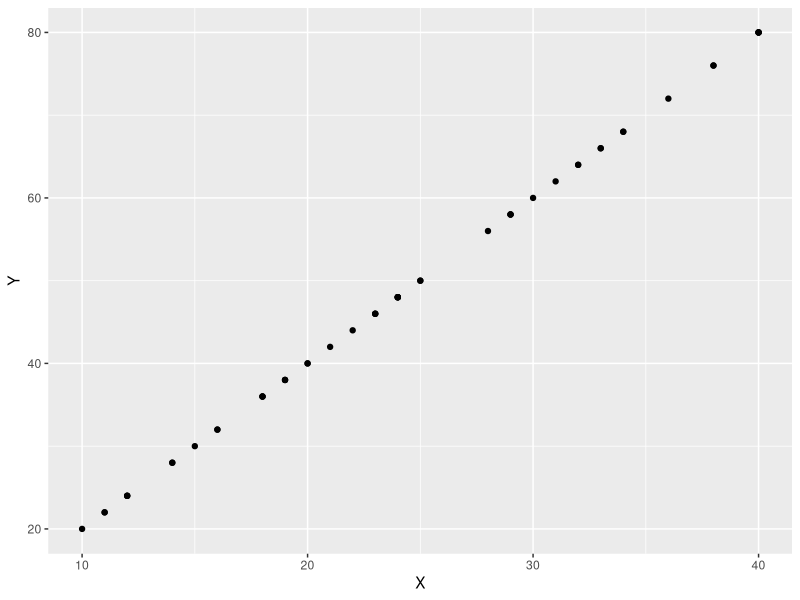
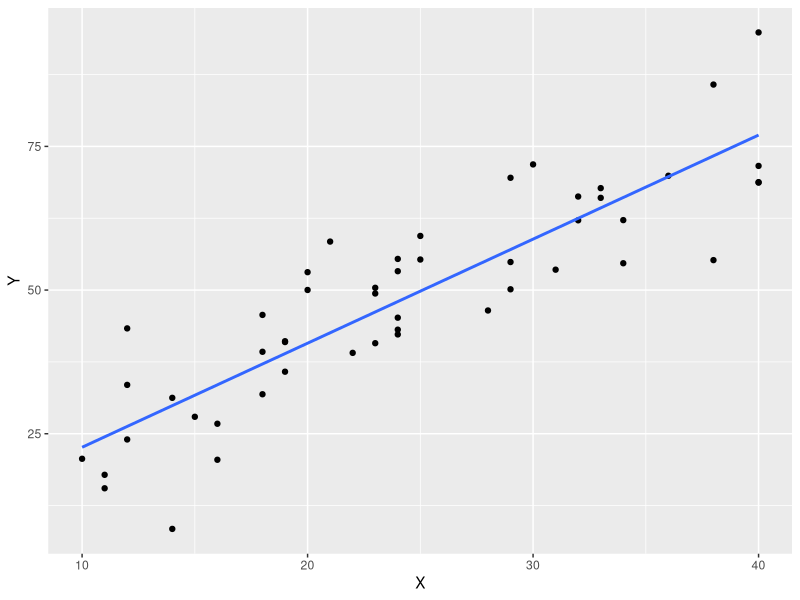
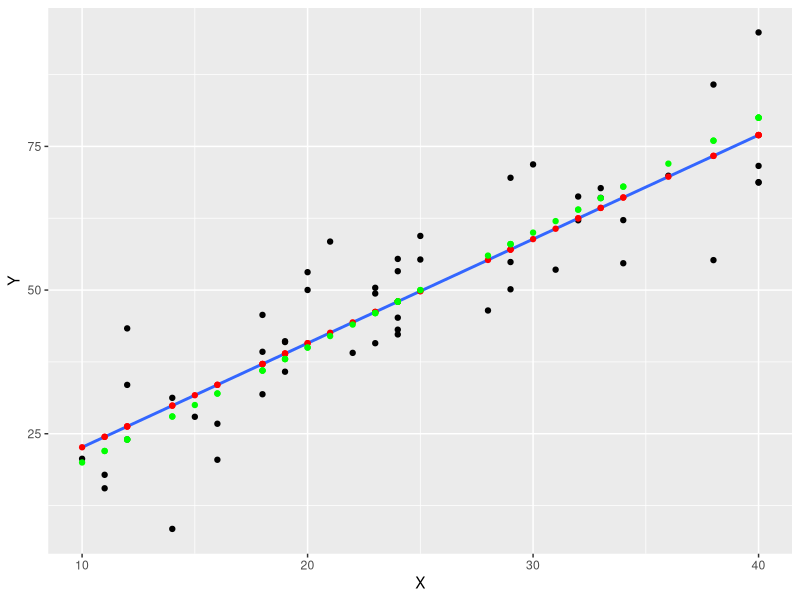
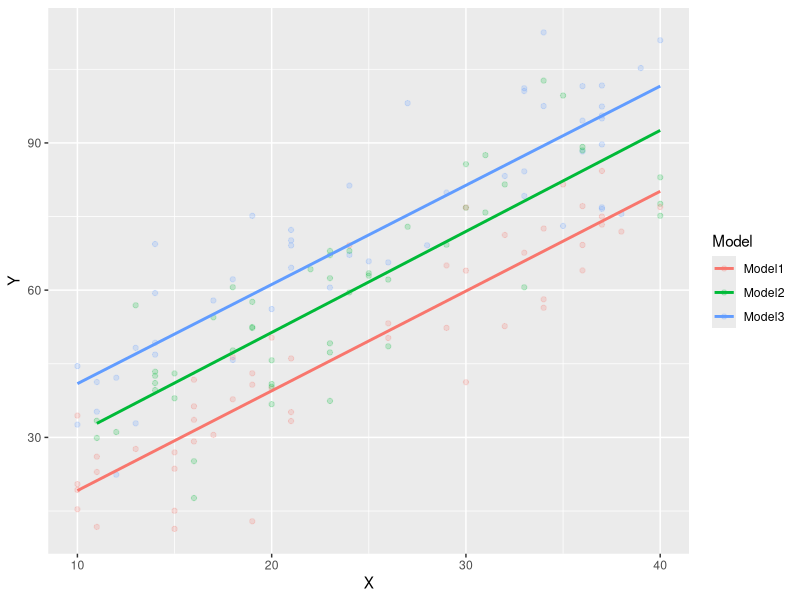
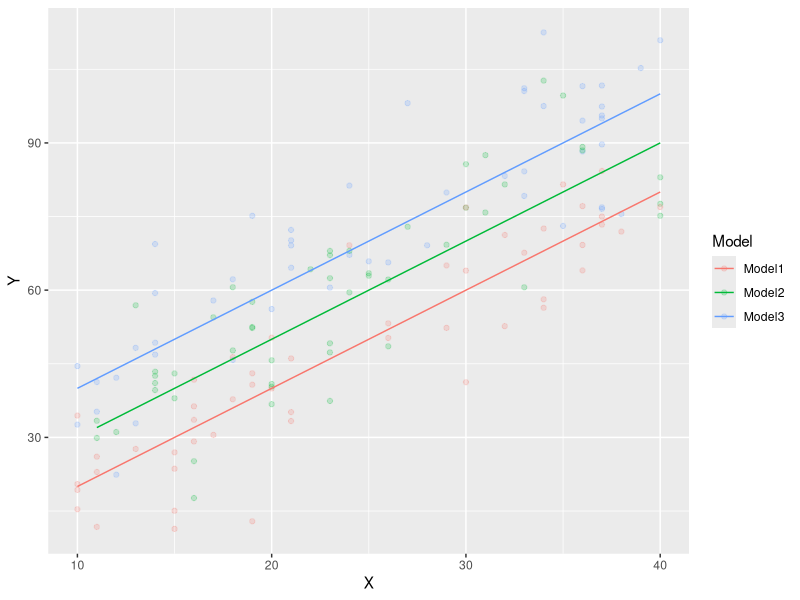
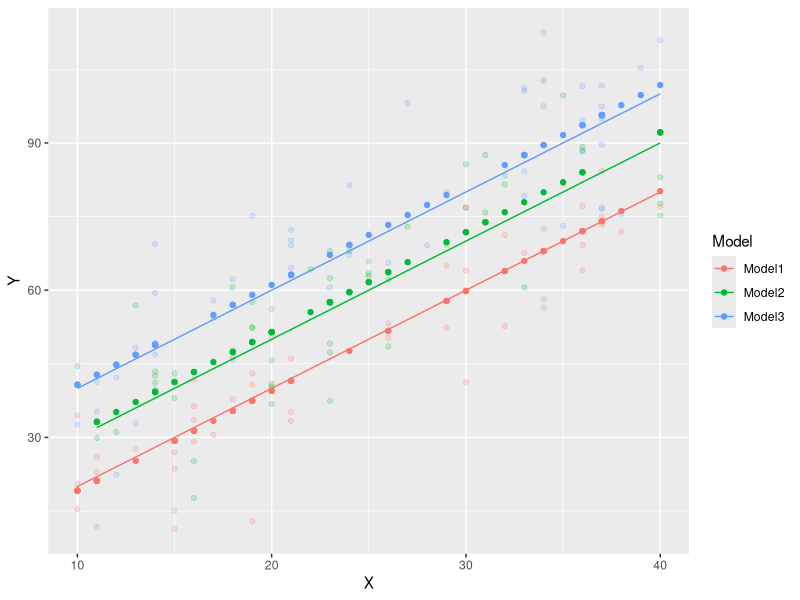

Here is the R script that generated these plots, in order:
library(tidyverse)

N = 50
Beta = 2

Data = data.frame(X = sample(seq(from = 10, to =40, by = 1), N, replace = TRUE))
Data = Data %>% mutate(Y =  (X*Beta))

p = ggplot (aes(x = X, y = Y), data = Data) + 
  geom_point()
p

# now add normal randomness

Data = Data %>% mutate(Y =  (X*Beta) + rnorm(Data$Y,  0 , 10))

p = ggplot (aes(x = X, y = Y), data = Data) + 
  geom_point() + 
  geom_smooth(method = "lm", se = F)
p

mFit <- lm(Y ~ X, data = Data)
mFit$coefficients
Data$yhat <- predict(mFit, Data)
Data$yhat2  = Data$X * 2


p = ggplot (aes(x = X, y = Y), data = Data) + 
  geom_point() + 
  geom_smooth(method = "lm", se = F) +
  geom_point(aes(x = X, y = yhat), color = "red") +
  geom_point(aes(x = X, y = yhat2), color = "green")
p


# now generate with categorical (discrete variables)

N = N*3
# the columns generated have to be multiples

Data = data.frame(
  Model = c("Model1", "Model2", "Model3"), 
  MEffect = c(0, 10, 20), 
  X = sample(seq(from = 10, to =40, by = 1), N, replace = TRUE))

Data = Data %>% mutate(Y =  Data$MEffect + (X*Beta)) 
Data = Data %>% mutate(Y = Y + rnorm(Data$Y,  0 , 10))

mFit <- lm(Y ~ Model + X, data = Data)

mFit$coefficients
Data$yhat <- predict(mFit, Data)
Data$yhat2  = Data$MEffect + Data$X * 2


p = ggplot (aes(x = X, y = Y, color = Model), data = Data) + 
  geom_point(alpha = .2) + 
  geom_smooth(method = "lm", se = F)
p

p = ggplot (aes(x = X, y = Y, color = Model), data = Data) + 
  geom_point(alpha = .2) + 
  geom_line(aes(x = X, y = yhat2))
p


vY = as.matrix(select(Data, Y)) 
mX = model.matrix(Y ~ Model + X,  Data)
vBeta <- solve(t(mX)%*%mX, t(mX)%*%vY) # solve using normal equations                    
vBeta


vBeta2 <- as.numeric(vBeta)
Data$neY <- t(vBeta2%*%t(mX)) # 3 columns on left * 3 rows on right (after transpose)
# transpose different than pyhon bc lm stores coef in vector vs hoz array

# compare predictions using NE vs lm - should be the same

p = p + 
  geom_point(aes(x = X, y = neY), data = Data)
p


